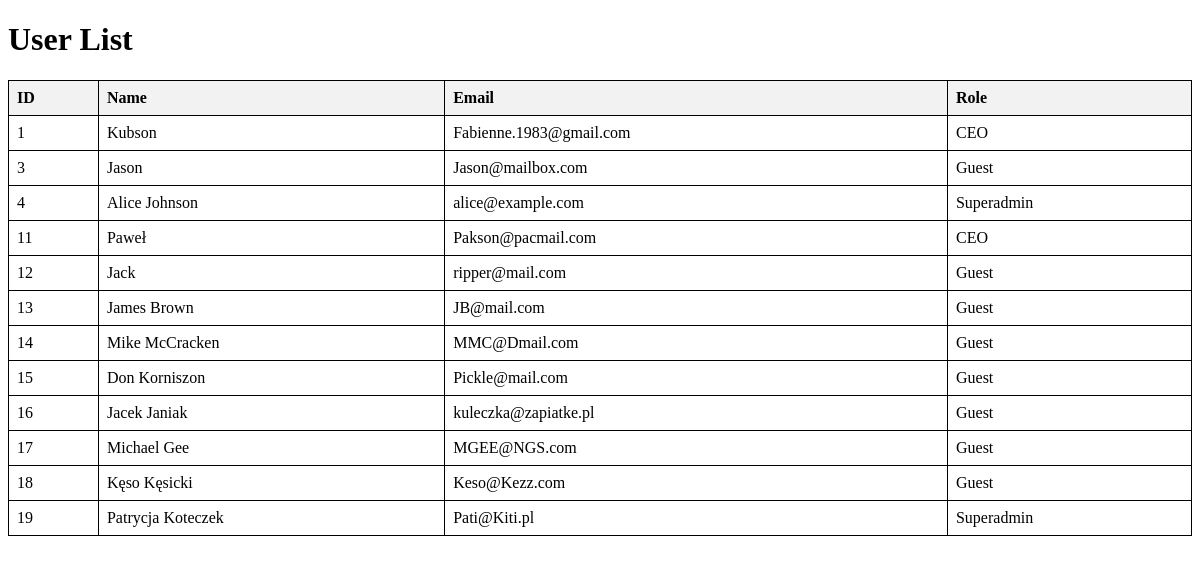
The app's page /users/, older data.
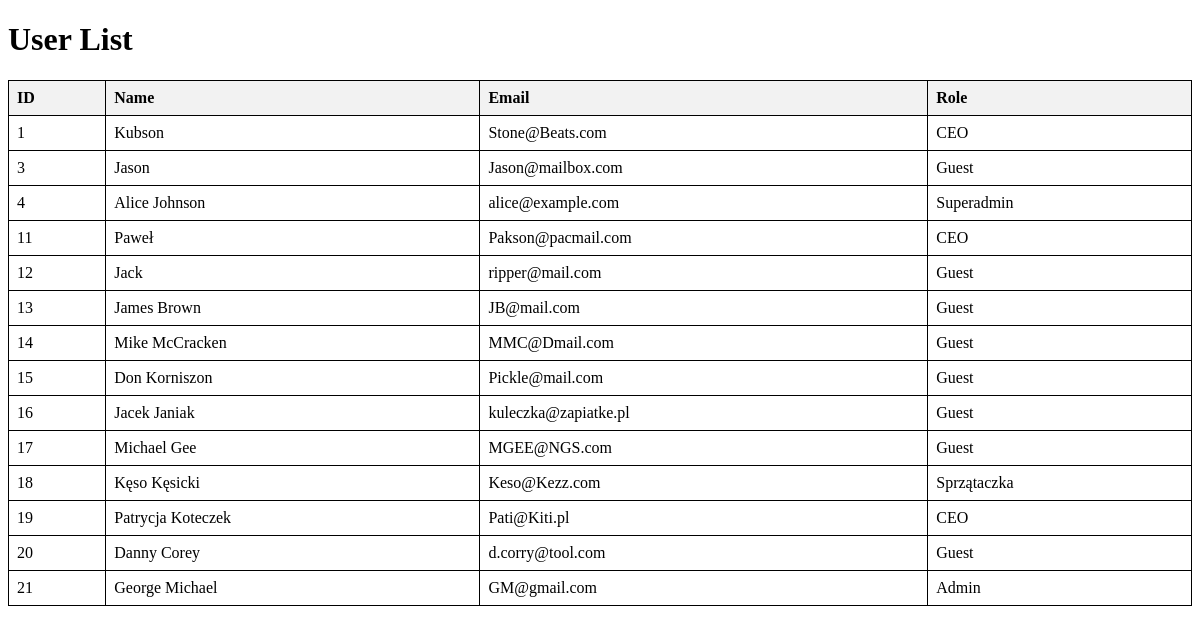
The same page, newer data.
### myapp/models.py (models this page shows, shortened)
class UserProfile(models.Model):
    name = models.CharField(max_length=100)
    email = models.EmailField(unique=True)
    role = models.ForeignKey(RoleProfile, null=True, \
        blank=True, on_delete=models.SET_NULL)
    eqitem = models.ForeignKey(Equipment, null=True, \
        blank=True, default="", on_delete=models.SET_DEFAULT)

class RoleProfile(models.Model):
    name = models.CharField(max_length=100)

### myapp/views.py (the view)
# urls.py: path('users/', user_table_view, name='user-table'),  # User list page
def user_table_view(request):
    users = UserProfile.objects.all()  # Fetch all users from the database
    roles = RoleProfile.objects.all()  # Fetch all roles from the database
    context = {
        'users': users,
        'roles': roles,
    }
    return render(request, 'myapp/user_list.html', context)

### myapp/templates/myapp/user_list.html (shortened to what this page needs)
{% load static %}
<!DOCTYPE html>
<html lang="en">
<head>
</head>
<body>
    <h1>User List</h1>
    <table>
        <thead>
            <tr>
                <th>ID</th>
                <th>Name</th>
                <th>Email</th>
                <th>Role</th>
            </tr>
        </thead>
        <tbody>
            {% for user in users %}
            <tr>
                <td>{{ user.id }}</td>
                <td>{{ user.name }}</td>
                <td>{{ user.email }}</td>
                <td>
                    {% if user.role %}
                        {{ user.role.name }}
                    {% else %}
                        Guest
                    {% endif %}
                </td>
            </tr>
            {% empty %}
            <tr>
                <td colspan="4">No users available.</td>
            </tr>
            {% endfor %}
        </tbody>
    </table>
</body>
</html>

Row changes from the older to the newer data that the page shows:
changed UserProfile "Kubson": email "Fabienne.1983@gmail.com" → "Stone@Beats.com"
changed UserProfile "Kęso Kęsicki": role.name "Guest" → "Sprzątaczka"
changed UserProfile "Patrycja Koteczek": role.name "Superadmin" → "CEO"
added UserProfile: id "20", name "Danny Corey", email "d.corry@tool.com", role.name "Guest"
added UserProfile: id "21", name "George Michael", email "GM@gmail.com", role.name "Admin"
